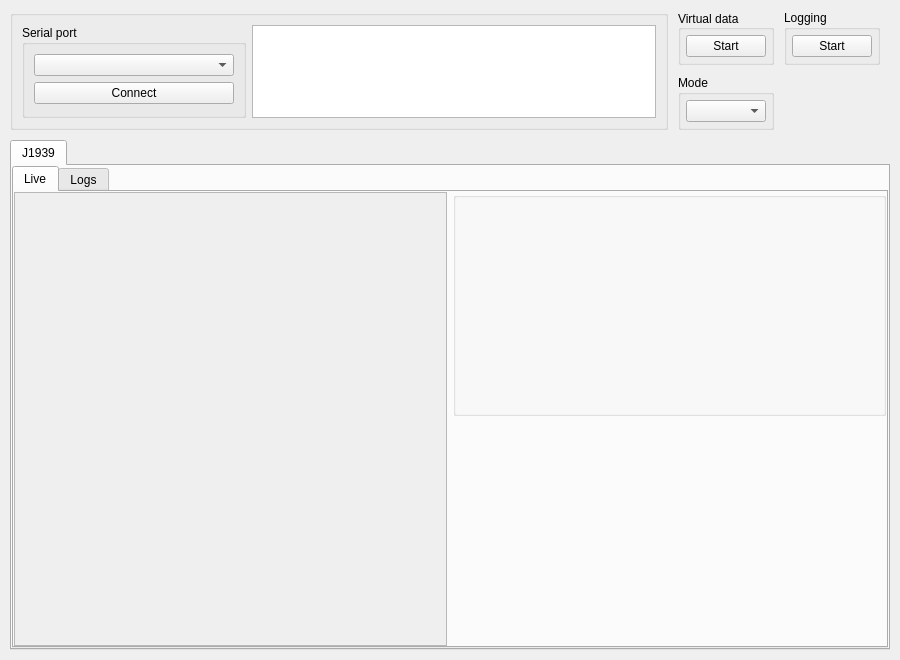
<?xml version="1.0" encoding="UTF-8"?>
<ui version="4.0">
 <class>MainWindow</class>
 <widget class="QMainWindow" name="MainWindow">
  <property name="geometry">
   <rect>
    <x>0</x>
    <y>0</y>
    <width>900</width>
    <height>660</height>
   </rect>
  </property>
  <property name="windowTitle">
   <string>MainWindow</string>
  </property>
  <widget class="QWidget" name="centralwidget">
   <layout class="QGridLayout" name="gridLayout_2" rowstretch="1,1,10" columnstretch="8,0,0,0">
    <property name="leftMargin">
     <number>10</number>
    </property>
    <property name="topMargin">
     <number>10</number>
    </property>
    <property name="rightMargin">
     <number>10</number>
    </property>
    <property name="bottomMargin">
     <number>10</number>
    </property>
    <property name="spacing">
     <number>10</number>
    </property>
    <item row="0" column="0" rowspan="2">
     <widget class="QGroupBox" name="groupBox">
      <property name="title">
       <string/>
      </property>
      <layout class="QGridLayout" name="gridLayout_7">
       <item row="0" column="1" rowspan="2">
        <widget class="QGroupBox" name="groupBox_6">
         <property name="title">
          <string>Serial port</string>
         </property>
         <layout class="QGridLayout" name="gridLayout_10">
          <item row="0" column="0">
           <widget class="QComboBox" name="cbSerialPorts">
            <property name="minimumSize">
             <size>
              <width>200</width>
              <height>0</height>
             </size>
            </property>
           </widget>
          </item>
          <item row="1" column="0">
           <widget class="QPushButton" name="pbOpenSerial">
            <property name="text">
             <string>Connect</string>
            </property>
           </widget>
          </item>
         </layout>
        </widget>
       </item>
       <item row="0" column="2" rowspan="2">
        <widget class="QPlainTextEdit" name="pteTerminal"/>
       </item>
      </layout>
     </widget>
    </item>
    <item row="1" column="1">
     <widget class="QGroupBox" name="groupBox_4">
      <property name="title">
       <string>Mode</string>
      </property>
      <layout class="QGridLayout" name="gridLayout_3">
       <property name="leftMargin">
        <number>5</number>
       </property>
       <property name="topMargin">
        <number>5</number>
       </property>
       <property name="rightMargin">
        <number>5</number>
       </property>
       <property name="bottomMargin">
        <number>5</number>
       </property>
       <item row="0" column="0">
        <widget class="QComboBox" name="cbActivate"/>
       </item>
      </layout>
     </widget>
    </item>
    <item row="0" column="1">
     <widget class="QGroupBox" name="groupBox_2">
      <property name="title">
       <string>Virtual data</string>
      </property>
      <property name="alignment">
       <set>Qt::AlignLeading|Qt::AlignLeft|Qt::AlignVCenter</set>
      </property>
      <layout class="QGridLayout" name="gridLayout_5">
       <property name="leftMargin">
        <number>5</number>
       </property>
       <property name="topMargin">
        <number>5</number>
       </property>
       <property name="rightMargin">
        <number>5</number>
       </property>
       <property name="bottomMargin">
        <number>5</number>
       </property>
       <item row="0" column="0">
        <widget class="QPushButton" name="pbVirtualRead">
         <property name="text">
          <string>Start</string>
         </property>
        </widget>
       </item>
      </layout>
     </widget>
    </item>
    <item row="0" column="2">
     <widget class="QGroupBox" name="groupBox_3">
      <property name="title">
       <string>Logging</string>
      </property>
      <layout class="QGridLayout" name="gridLayout_4">
       <property name="leftMargin">
        <number>5</number>
       </property>
       <property name="topMargin">
        <number>5</number>
       </property>
       <property name="rightMargin">
        <number>5</number>
       </property>
       <property name="bottomMargin">
        <number>5</number>
       </property>
       <item row="0" column="0">
        <widget class="QPushButton" name="pbLog">
         <property name="text">
          <string>Start</string>
         </property>
        </widget>
       </item>
      </layout>
     </widget>
    </item>
    <item row="2" column="0" colspan="4">
     <widget class="QTabWidget" name="tabWidgetMode">
      <property name="enabled">
       <bool>true</bool>
      </property>
      <property name="currentIndex">
       <number>0</number>
      </property>
      <widget class="QWidget" name="tab">
       <attribute name="title">
        <string>J1939</string>
       </attribute>
       <layout class="QGridLayout" name="gridLayout_6">
        <property name="leftMargin">
         <number>0</number>
        </property>
        <property name="topMargin">
         <number>0</number>
        </property>
        <property name="rightMargin">
         <number>0</number>
        </property>
        <property name="bottomMargin">
         <number>0</number>
        </property>
        <item row="0" column="0">
         <widget class="QTabWidget" name="tabWidgetLiveLogs">
          <property name="currentIndex">
           <number>0</number>
          </property>
          <widget class="QWidget" name="tabLive">
           <attribute name="title">
            <string>Live</string>
           </attribute>
           <layout class="QGridLayout" name="gridLayout" rowstretch="1,1" columnstretch="1,1">
            <property name="leftMargin">
             <number>0</number>
            </property>
            <property name="topMargin">
             <number>0</number>
            </property>
            <property name="rightMargin">
             <number>0</number>
            </property>
            <property name="bottomMargin">
             <number>0</number>
            </property>
            <item row="0" column="0" rowspan="2">
             <widget class="QScrollArea" name="scrollAreaLive">
              <property name="widgetResizable">
               <bool>true</bool>
              </property>
              <widget class="QWidget" name="scrollAreaLiveWidget">
               <property name="geometry">
                <rect>
                 <x>0</x>
                 <y>0</y>
                 <width>424</width>
                 <height>445</height>
                </rect>
               </property>
              </widget>
             </widget>
            </item>
            <item row="1" column="1">
             <widget class="QCustomPlot" name="widgetPlotLive" native="true"/>
            </item>
            <item row="0" column="1">
             <widget class="QGroupBox" name="groupBox_5">
              <property name="title">
               <string/>
              </property>
              <layout class="QGridLayout" name="gridLayout_9" rowstretch="0" columnstretch="0">
               <item row="0" column="0">
                <widget class="QLabel" name="label_2">
                 <property name="maximumSize">
                  <size>
                   <width>200</width>
                   <height>200</height>
                  </size>
                 </property>
                 <property name="text">
                  <string/>
                 </property>
                 <property name="pixmap">
                  <pixmap resource="../build-TopDrywer-Qt_6_2_4_for_macOS-Debug/qmake_resources.qrc">:/icon.png</pixmap>
                 </property>
                 <property name="scaledContents">
                  <bool>true</bool>
                 </property>
                 <property name="alignment">
                  <set>Qt::AlignCenter</set>
                 </property>
                </widget>
               </item>
              </layout>
             </widget>
            </item>
           </layout>
          </widget>
          <widget class="QWidget" name="tabLogs">
           <attribute name="title">
            <string>Logs</string>
           </attribute>
           <layout class="QGridLayout" name="gridLayout_8" rowstretch="1,8,0" columnstretch="1,3">
            <property name="leftMargin">
             <number>0</number>
            </property>
            <property name="topMargin">
             <number>0</number>
            </property>
            <property name="rightMargin">
             <number>0</number>
            </property>
            <property name="bottomMargin">
             <number>0</number>
            </property>
            <property name="spacing">
             <number>5</number>
            </property>
            <item row="0" column="1" rowspan="3">
             <widget class="QCustomPlot" name="widgetPlotLog" native="true"/>
            </item>
            <item row="0" column="0">
             <widget class="QGroupBox" name="groupBoxFile">
              <property name="title">
               <string>File</string>
              </property>
              <layout class="QGridLayout" name="gridLayout_12">
               <item row="0" column="0">
                <widget class="QPushButton" name="pbLogFile">
                 <property name="text">
                  <string>Import CSV</string>
                 </property>
                </widget>
               </item>
              </layout>
             </widget>
            </item>
            <item row="1" column="0" rowspan="2">
             <widget class="QScrollArea" name="scrollAreaLog">
              <property name="widgetResizable">
               <bool>true</bool>
              </property>
              <widget class="QWidget" name="scrollAreaLogWidget">
               <property name="geometry">
                <rect>
                 <x>0</x>
                 <y>0</y>
                 <width>214</width>
                 <height>372</height>
                </rect>
               </property>
              </widget>
             </widget>
            </item>
           </layout>
          </widget>
         </widget>
        </item>
       </layout>
      </widget>
     </widget>
    </item>
   </layout>
  </widget>
 </widget>
 <customwidgets>
  <customwidget>
   <class>QCustomPlot</class>
   <extends>QWidget</extends>
   <header>qcustomplot.h</header>
   <container>1</container>
  </customwidget>
 </customwidgets>
 <resources>
  <include location="../build-TopDrywer-Qt_6_2_4_for_macOS-Debug/qmake_resources.qrc"/>
 </resources>
 <connections/>
</ui>
